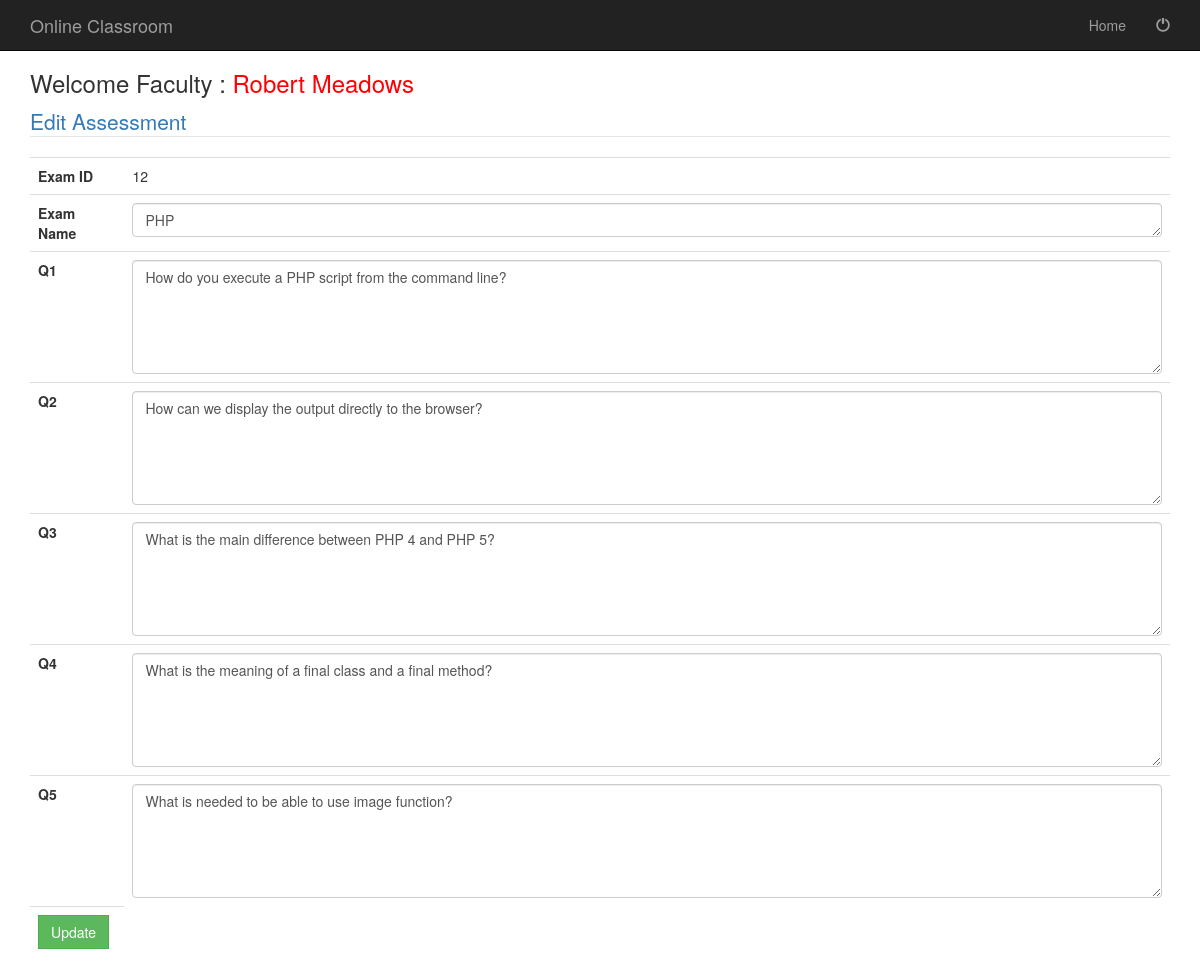
Screenshot of /manageassessment2.php?editassid=12 (signed in) with the database file from the repository.
### tables this page shows
CREATE TABLE `examdetails` (
  `ExamID` int(50) NOT NULL,
  `ExamName` varchar(50) NOT NULL,
  `Q1` varchar(10000) NOT NULL,
  `Q2` varchar(10000) NOT NULL,
  `Q3` varchar(10000) NOT NULL,
  `Q4` varchar(10000) NOT NULL,
  `Q5` varchar(10000) NOT NULL
);

### manageassessment2.php (the view, shortened to what this page needs)
<?php
$fname = $_SESSION[ "fname" ];
?>
<?php include('fhead.php');  ?>
<div class="container">
	<div class="row">
		<div class="col-md-12">
			<h3> Welcome Faculty : <a href="welcomefaculty.php" ><span style="color:#FF0004"> <?php echo $fname; ?></span></a> </h3>
			<?php
			include( 'database.php' );
			$make = $_GET[ 'editassid' ];
			$sql = "SELECT * FROM examdetails WHERE ExamID=$make";
			$rs = mysqli_query( $connect, $sql );
			while ( $row = mysqli_fetch_array( $rs ) ) {
				?>
			<fieldset>
				<legend><a href="manageassessment.php" >Edit Assessment</a></legend>
				<form action="" method="POST" name="UpdateAssessment">
					<table class="table table-hover">
						<tr>
							<td><strong>Exam ID</strong>
							</td>
							<td>
								<?php $ExamID=$row['ExamID']; echo $ExamID; ?>
							</td>
						</tr>
						<tr>
						<td><strong>Exam Name</strong>
							</td>
							<td>
							<textarea name="ExamName" class="form-control" rows="1" cols="50"><?php $ExamName=$row['ExamName']; echo $ExamName; ?></textarea>
							</td>
						</tr>
						<tr>
							<td><strong>Q1</strong>
							</td>
							<td>
							<textarea name="Q1" rows="5" class="form-control" cols="150"><?php $Q1=$row['Q1']; echo $Q1; ?></textarea>
							</td>
						</tr>
							<tr>
							<td><strong>Q2</strong>
							</td>
							<td>
							<textarea name="Q2" rows="5" class="form-control" cols="150"><?php $Q2=$row['Q2']; echo $Q2; ?></textarea>
							</td>
						</tr>
							<tr>
							<td><strong>Q3</strong>
							</td>
							<td>
							<textarea name="Q3" rows="5" class="form-control" cols="150"><?php $Q3=$row['Q3']; echo $Q3; ?></textarea>
							</td>
						</tr>
							<tr>
							<td><strong>Q4</strong>
							</td>
							<td>
							<textarea name="Q4" rows="5" class="form-control" cols="150"><?php $Q4=$row['Q4']; echo $Q4; ?></textarea>
							</td>
						</tr>
							<tr>
							<td><strong>Q5</strong>
							</td>
							<td>
							<textarea name="Q5" rows="5" class="form-control" cols="150"><?php $Q5=$row['Q5']; echo $Q5; ?></textarea>
							</td>
						</tr>
						<td><button type="submit" name="update" class="btn btn-success" style="border-radius:0%">Update</button>
						</td>
						<?php
						}
						?>
					</table>
				</form>
			</fieldset>
		</div>
	</div>
	<?php include('allfoot.php');  ?>

### css/modern-business.css (style rules this page uses)
html, body { height: 100%; }
body { padding-top: 50px; }

### rows the page displays
examdetails: ExamID "12", ExamName "PHP", Q1 "How do you execute a PHP script from the command line?", Q2 "How can we display the output directly to the browser?", Q3 "What is the main difference between PHP 4 and PHP 5?", Q4 "What is the meaning of a final class and a final method?", Q5 "What is needed to be able to use image function?"

### other values shown
$fname "Robert Meadows"
